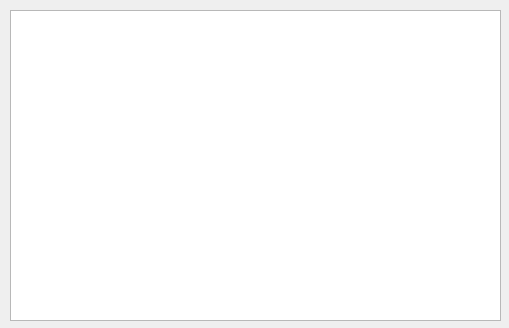
<?xml version="1.0" encoding="UTF-8"?>
<ui version="4.0">
 <class>ParsingTableWindow</class>
 <widget class="QMainWindow" name="ParsingTableWindow">
  <property name="geometry">
   <rect>
    <x>0</x>
    <y>0</y>
    <width>509</width>
    <height>328</height>
   </rect>
  </property>
  <property name="windowTitle">
   <string>MainWindow</string>
  </property>
  <widget class="QWidget" name="centralwidget">
   <property name="enabled">
    <bool>true</bool>
   </property>
   <widget class="QTableWidget" name="parsing_table">
    <property name="geometry">
     <rect>
      <x>10</x>
      <y>10</y>
      <width>491</width>
      <height>311</height>
     </rect>
    </property>
    <property name="editTriggers">
     <set>QAbstractItemView::NoEditTriggers</set>
    </property>
    <property name="dragDropOverwriteMode">
     <bool>false</bool>
    </property>
    <property name="selectionMode">
     <enum>QAbstractItemView::SingleSelection</enum>
    </property>
    <property name="selectionBehavior">
     <enum>QAbstractItemView::SelectRows</enum>
    </property>
    <property name="wordWrap">
     <bool>false</bool>
    </property>
    <attribute name="horizontalHeaderVisible">
     <bool>true</bool>
    </attribute>
    <attribute name="horizontalHeaderHighlightSections">
     <bool>true</bool>
    </attribute>
    <attribute name="verticalHeaderVisible">
     <bool>false</bool>
    </attribute>
    <attribute name="verticalHeaderHighlightSections">
     <bool>false</bool>
    </attribute>
   </widget>
  </widget>
 </widget>
 <resources/>
 <connections/>
</ui>
